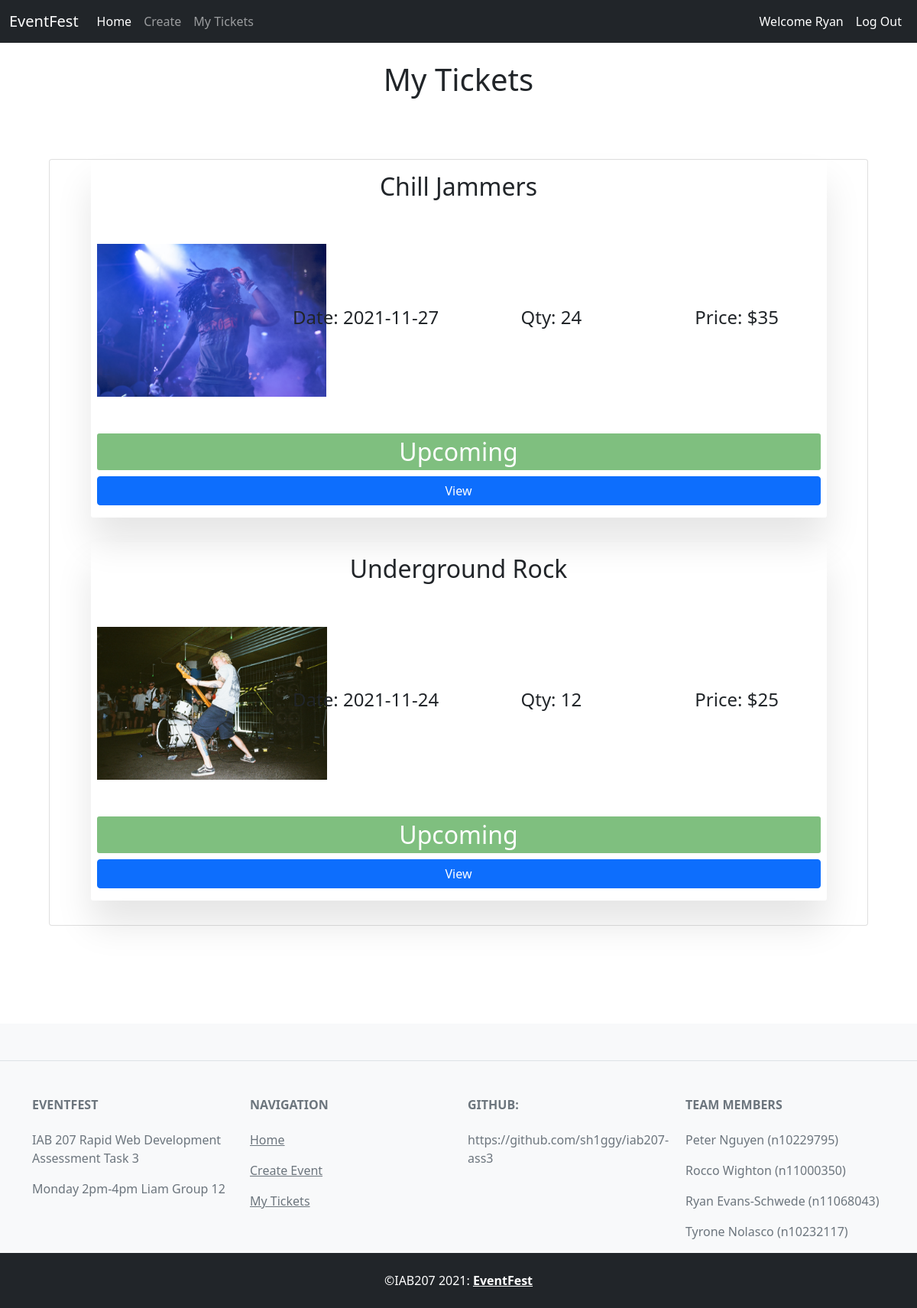
Screenshot of /profile-tickets (signed in) with the database file from the repository.
### models.py (models this page shows, shortened)
class User(db.Model, UserMixin):
    __tablename__='users'
    id = db.Column(db.Integer, primary_key=True)
    name = db.Column(db.String(100), index=True, unique=True, nullable=False)
    emailid = db.Column(db.String(100), index=True, nullable=False)
    password_hash = db.Column(db.String(255), nullable=False)
    tickets = db.relationship('Ticket', backref='user')
    comments = db.relationship('Comment', backref='user')

class Ticket(db.Model):
    __tablename__ = 'tickets'
    id = db.Column(db.Integer, primary_key=True)
    quantity = db.Column(db.Integer)
    event = db.relationship('Event', backref='ticket')
    userId = db.Column(db.Integer, db.ForeignKey('users.id'))
    eventId = db.Column(db.Integer, db.ForeignKey('events.id'))

class Event(db.Model):
    __tablename__ = 'events'
    id = db.Column(db.Integer, primary_key=True)
    creator = db.Column(db.Integer) # User ID of event creator
    name = db.Column(db.String(80))
    description = db.Column(db.String(200))
    image = db.Column(db.String(400))
    status = db.Column(db.String(100)) # enum of statuses
    genre = db.Column(db.String(100))
    artists = db.Column(db.String(100)) # string array of artists
    startDate = db.Column(db.String(100))
    startTime = db.Column(db.String(100))
    endTime = db.Column(db.String(100))
    location = db.Column(db.String(100))
    ticketQuantity = db.Column(db.String(100))
    ticketPrice = db.Column(db.String(5))
    comments = db.relationship('Comment', backref='event')

### views.py (the view)
@bp.route('/profile-tickets')
@login_required
def profileTickets():
    events = Event.query.all()
    tickets = Ticket.query.filter_by(userId=current_user.get_id()).all() # correct ? distinct(eventId)
    return render_template('profile-tickets.html', tickets=tickets, events=events)

### templates/profile-tickets.html
{% extends 'base.html' %}
{% block header %}
<link rel="stylesheet" href="{{ url_for('static', filename='styles/profile-tickets.css') }}" />
{% endblock %}
{% block content %}
<body>
  <br />
  <h1 class="primary-header text-center">My Tickets</h1>
  <br />
  <div class="main">
    <div class="card-group mx-5">
      <div class="card mx-3 my-5">
        {% for ticket in tickets %}
        <div class="ticket py-3 px-2 container-fluid">
          <div class="row align-items-center justify-content-center">
            <div class="col-12 col-sm-12 col-md-12 col-lg-12 col-xl-12">
              <h2 class="secondary-header pr-5 text-center font-weight-bold">
                {{ticket.event.name}}
              </h2>
            </div>
            <div class="col-12 col-sm-12 col-md-12 col-lg-12 col-xl-3 ticket-data">
              <img src={{ticket.event.image}} class='mx-auto d-block my-5' style="height: 200px">
            </div>
            <div class="col-12 col-sm-12 col-md-3 col-lg-3 col-xl-3">
              <h4 class="text text-center">Date: {{ticket.event.startDate}}</h4>
            </div>
            <div class="col-12 col-sm-12 col-md-3 col-lg-3 col-xl-3">
              <h4 class="text text-center">Qty: {{ticket.quantity}}</h4>
            </div>
            <div class="col-12 col-sm-12 col-md-3 col-lg-3 col-xl-3">
              <h4 class="text text-center">Price: ${{ticket.event.ticketPrice}}</h4>
            </div>
            <div class="col-12 col-sm-12 col-md-12 col-lg-12 col-xl-12 ticket-data">
              {% if ticket.event.status == 'Upcoming' %}
              <div class="ticket__status" style="background-color: rgba(0, 128, 0, 0.5);">
                <span>{{ticket.event.status}}</span>
              </div>
              {% elif ticket.event.status == 'Booked' %}
              <div class="ticket__status" style="background-color: rgba(1, 25, 77, 0.575)">
                <span>{{ticket.event.status}}</span>
              </div>
              {% elif ticket.event.status == 'Cancelled' %}
              <div class="ticket__status" style="background-color: rgba(155, 26, 32, 0.5)">
                <span>{{ticket.event.status}}</span>
              </div>
              {% elif ticket.event.status == 'Inactive' %}
              <div class="ticket__status" style="background-color: rgba(104, 104, 104, 0.5)">
                <span>{{ticket.event.status}}</span>
              </div>
              {% endif %}
            </div>
            <div class="col-12 col-sm-12 col-md-12 col-lg-12 col-xl-12 ticket-data">
              <a href="{{ url_for('event.eventView', id=ticket.event.id) }}" class="btn btn-primary w-100 mt-2">View</a>
            </div>
          </div>
        </div>
        {% endfor %}
      </div>
    </div>
</body>
{% endblock %}

### templates/base.html (shortened to what this page needs)
<!doctype html>
<html>
<head>
  <link rel="stylesheet" href="{{ url_for('static', filename='styles/base.css') }}" />
  <link href="https://cdn.jsdelivr.net/npm/bootstrap@5.0.0-beta3/dist/css/bootstrap.min.css" rel="stylesheet"
>
  {% block header %}{% endblock %}
</head>
<header>
  <nav class="nav navbar navbar-expand-lg navbar-dark bg-dark">
    <div class="container-fluid">
      <a class="navbar-brand navbar-title" href="{{url_for('main.index')}}">EventFest</a>
      <div class="collapse navbar-collapse" id="navbarNav">
        <ul class="navbar-nav">
          <li class="nav-item">
            <a class="nav-link active" aria-current="page" href="{{url_for('main.index')}}">Home</a>
          </li>
          <li class="nav-item">
            <a class="nav-link" href="{{url_for('event.createEvent')}}">Create</a>
          </li>
          <li class="nav-item">
            <a class="nav-link" href="{{url_for('main.profileTickets')}}">My Tickets</a>
          </li>
        </ul>
        <ul class="navbar-nav ms-auto mb-2 mb-lg-0">
          {% if current_user.is_authenticated %}
          <li>
            <a class="nav-link active">Welcome {{current_user.name}}</a>
          </li>
          <li>
            <a class="nav-link active" href="{{ url_for('auth.logout') }}">Log Out</a>
          </li>
          {% endif %}
        </ul>
      </div>
    </div>
  </nav>
</header>
<body>
  {% block content %}{% endblock %}
</body>
<footer>
  <div class="footer-space row">
  </div>
  <footer class=" text-center text-lg-start bg-light text-muted">
    <section class="d-flex justify-content-center justify-content-lg-between p-4 border-bottom">
    </section>
    <section class="">
      <div class="container text-center text-md-start mt-5">
        <div class="row mt-3">
          <div class="col-md-6 col-lg-2 col-xl-3 mx-auto mb-4">
            <h6 class="text-uppercase fw-bold mb-4">
              EventFest
            </h6>
            <p>
              IAB 207 Rapid Web Development Assessment Task 3
            </p>
            <p>
              Monday 2pm-4pm Liam Group 12
            </p>
          </div>
          <div class="col-md-6 col-lg-2 col-xl-3">
            <h6 class="text-uppercase fw-bold mb-4">
              Navigation
            </h6>
            <p>
              <a href="{{url_for('main.index')}}" class="text-reset">Home</a>
            </p>
            <p>
              <a href="{{url_for('event.createEvent')}}" class="text-reset">Create Event</a>
            </p>
            <p>
              <a href="{{url_for('main.profileTickets')}}" class="text-reset">My Tickets</a>
            </p>
          </div>
          <div class="col-md-6 col-lg-4 col-xl-3">
            <h6 class="text-uppercase fw-bold mb-4">
              Github:
            </h6>
            <p> https://github.com/sh1ggy/iab207-ass3</p>
          </div>
          <div class="col-md-6 col-lg-4 col-xl-3 mx-auto mb-md-0 mb-4">
            <h6 class="text-uppercase fw-bold mb-4">
              Team Members
            </h6>
            <p>Peter Nguyen (n10229795)</p>
            <p>Rocco Wighton (n11000350)</p>
            <p>Ryan Evans-Schwede (n11068043)</p>
            <p>Tyrone Nolasco (n10232117)</p>
          </div>
        </div>
      </div>
    </section>
    <div class="navtext text-center p-4" style="background-color: rgba(33,37,41); color: white">
      ©IAB207 2021:
      <a class="navtext text-reset fw-bold" href="{{ url_for('main.index') }}">EventFest</a>
    </div>
  </footer>
</html>

### static/styles/base.css (style rules this page uses)
* { margin: 0; padding: 0; box-sizing: inherit; }
body { box-sizing: border-box; overflow-x: hidden; }
footer { width: 100%; }
.footer-space { padding-bottom: 5em; }
.navtext { color: white; }

### static/styles/profile-tickets.css (style rules this page uses)
.ticket { width: 90%; margin: auto; margin-bottom: 2rem; border-radius: 3px; box-shadow: 0 2rem 3rem rgba(0, 0, 0, 0.1); height: minmax(200px, 1fr); animation: moveInBottom linear 1s; transition: all .3s; }
.ticket__status { background-color: rgb(150, 209, 150); width: 100%; color: white; border-radius: 3px; display: flex; justify-content: center; align-items: center; font-size: 2rem; font-weight: 500; }
.ticket-data { display: flex; align-items: center; font-size: 20rem; font-weight: 300; }

### rows the page displays
User: name "Ryan"
Ticket: event.name "Chill Jammers", event.image (picture), event.startDate "2021-11-27", quantity "24", event.ticketPrice "35", event.status "Upcoming"
Ticket: event.name "Underground Rock", event.image (picture), event.startDate "2021-11-24", quantity "12", event.ticketPrice "25", event.status "Upcoming"
